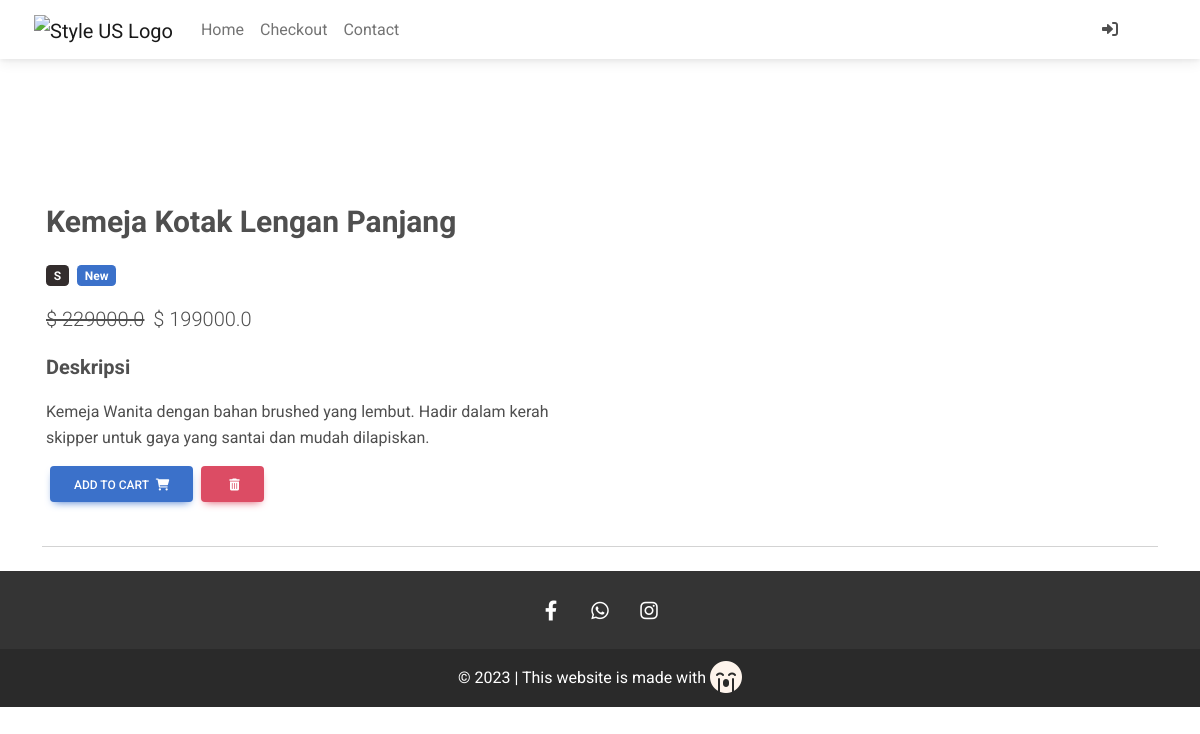
The page /product/Kemeja-kotak/ on the database its author committed.
### toko/models.py (models this page shows, shortened)
class ProdukItem(models.Model):
    nama_produk = models.CharField(max_length=100)
    harga = models.FloatField()
    harga_diskon = models.FloatField(blank=True, null=True)
    slug = models.SlugField(unique=True)
    deskripsi = models.TextField()
    gambar = models.ImageField(upload_to='product_pics')
    label = models.CharField(choices=PILIHAN_LABEL, max_length=4)
    kategori = models.CharField(choices=PILIHAN_KATEGORI, max_length=2)
    def get_add_to_cart_url(self):
        return reverse("toko:add-to-cart", kwargs={
            "slug": self.slug
            })
    def get_remove_from_cart_url(self):
        return reverse("toko:remove-from-cart", kwargs={
            "slug": self.slug
            })

### toko/views.py (the view)
# urls.py: path('product/<slug>/', views.ProductDetailView.as_view(), name='produk-detail'),
class ProductDetailView(generic.DetailView):
    template_name = 'product_detail.html'
    queryset = ProdukItem.objects.all()

### ecomm/templates/product_detail.html (shortened to what this page needs)
{% extends 'base.html' %}
{% block content%}
<main class="mt-6 pt-4">
    <div class="container mt-5">
        <div class="row">
            <div class="col-md-6 mb-4">
            </div>
            <div class="col-md-6 mb-4">
                <div class="p-1">
                    <div class="mb-3">
                        <strong><p style="font-size: 30px;">{{ object.nama_produk }}</p></strong>
                        <a href="">
                            <span class="badge bg-dark me-1">{{ object.get_kategori_display }}</span>
                        </a>
                        {% if object.label == 'NEW' %}
                        <a href="">
                            <span class="badge bg-{{ object.get_label_display }} me-1">New</span>
                        </a>
                        {% elif object.label == 'SALE' %}
                        <a href="">
                            <span class="badge bg-{{ object.get_label_display }} me-1">Sale</span>
                        </a>
                        {% else %}
                        <a href="">
                            <span class="badge bg-{{ object.get_label_display }} me-1">Bestseller</span>
                        </a>
                        {% endif %}
                    </div>
                    <p class="lead">
                        {% if object.harga_diskon %}
                        <span class="me-1">
                            <del>$ {{ object.harga }}</del>
                        </span>
                        <span>$ {{ object.harga_diskon }}</span>
                        {% else %}
                        <span>$ {{ object.harga }}</span>
                        {% endif %}
                    </p>
                    <strong><p style="font-size: 20px;">Deskripsi</p></strong>
                    <p>{{ object.deskripsi }}</p>
                    <a href="{{ object.get_add_to_cart_url }}" class="btn btn-primary ms-1">
                        Add to cart
                        <i class="fas fa-shopping-cart ms-1"></i>
                    </a>
                    <a href="{{ object.get_remove_from_cart_url }}" class="btn btn-danger ms-1" >
                        <i class="fas fa-trash-can ms-1"></i>
                    </a>
                </div>
            </div>
        </div>
        <hr />
    </div>
</main>
{% endblock content%}

### ecomm/templates/base.html (shortened to what this page needs)
{% load static %}
<!DOCTYPE html>
<html lang="en">
  <head>
    <link
      rel="stylesheet"
      href="https://cdnjs.cloudflare.com/ajax/libs/font-awesome/6.0.0/css/all.min.css"
    />
    <link rel="stylesheet" href="{% static 'css/mdb.min.css' %}" />
    <link rel="stylesheet" href="{% static 'css/custom.css' %}" />
  </head>
  <body>
    {% include 'navbar.html' %}
    {% autoescape off %}
    <div class="mt-5 pt-4">
    </div>
    {% endautoescape %}
    {% block content %}
    {% endblock content %}
    {% include 'footer.html' %}
  </body>
</html>

### ecomm/templates/navbar.html (shortened to what this page needs)
{% load cart_template_tags %}
<nav class="navbar fixed-top navbar-expand-lg navbar-light bg-white">
    <div class="container">
        <div class="collapse navbar-collapse" id="navbarSupportedContent1">
        <a class="navbar-brand mt-2 mt-sm-0" href="#">
            <img
            src="https://img.icons8.com/?size=512&id=66756&format=png"
            height="30"
            alt="Style US Logo"
            loading="lazy"
            />
        </a>
        <ul class="navbar-nav me-auto mb-2 mb-lg-0">
            <li class="nav-item active">
            <a class="nav-link " href="/">Home</a>
            </li>
            <li class="nav-item">
            <a class="nav-link" href="{% url 'toko:checkout' %}">Checkout</a>
            </li>
            <li class="nav-item">
                <a class="nav-link" href="{% url 'toko:contact-us' %}">Contact</a>
                </li>
        </ul>
        </div>
        <div class="d-flex align-items-center">
            {% if request.user.is_authenticated %}
                <a class="nav-link me-3" href="{% url 'toko:order-summary' %}">
                    <i class="fas fa-shopping-cart"></i>
                    <span class="badge rounded-pill badge-notification bg-danger">{{ request.user|total_produk_dikeranjang }}</span>
                </a>
                <a class="nav-link me-3" href="{% url 'account_logout' %}">
                    <i class="fas fa-right-from-bracket"></i>
                </a>
            {% else %}
                <a class="nav-link me-3" href="{% url 'account_login' %}">
                <i class="fas fa-right-to-bracket"></i>
            {% endif %}
        </div>
    </div>
</nav>

### ecomm/templates/footer.html
<footer class="text-center text-white mt-4" style="background-color: #343434">
    <hr class="text-dark">
    <div class="container">
      <section class="mb-3">
        <a
          class="btn-link btn-floating btn-lg text-white"
          href="https://www.facebook.com/"
          role="button"
          data-mdb-ripple-color="dark">
          <i class="fab fa-facebook-f fa-lg"></i>
        </a>
        <a
          class="btn-link btn-floating btn-lg text-white"
          href="https://wa.me/+6282374233600"
          role="button"
          data-mdb-ripple-color="dark"
        ><i class="fab fa-whatsapp fa-lg"></i></a>
        <a
          class="btn-link btn-floating btn-lg text-white"
          href="https://www.instagram.com/"
          role="button"
          data-mdb-ripple-color="dark"
          ><i class="fab fa-instagram fa-lg"></i
        ></a>
      </section>
    </div>
    <div class="text-center p-3" style="background-color: rgba(0, 0, 0, 0.2); text-color: #FEF4EC">
      © <script>document.write(new Date().getFullYear());</script>
      | This website is made with <i class="fa-solid fa-face-sad-cry fa-2xl" style="color: #FEF4EC;"></i>
    </div>
  </footer>

### ecomm/templates/scripts.html (shortened to what this page needs)
{% load static %}

### rows shown on the page
ProdukItem: nama_produk "Kemeja Kotak Lengan Panjang", kategori "S", harga "229000.0", harga_diskon "199000.0", deskripsi "Kemeja Wanita dengan bahan brushed yang lembut. Hadir dalam kerah skipper untuk gaya yang santai dan mudah dilapiskan."
